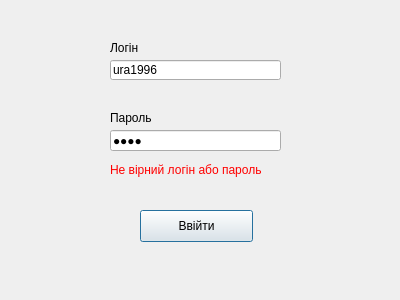
<?xml version="1.0" encoding="UTF-8"?>
<ui version="4.0">
 <class>Login</class>
 <widget class="QDialog" name="Login">
  <property name="geometry">
   <rect>
    <x>0</x>
    <y>0</y>
    <width>400</width>
    <height>300</height>
   </rect>
  </property>
  <property name="sizePolicy">
   <sizepolicy hsizetype="Fixed" vsizetype="Fixed">
    <horstretch>0</horstretch>
    <verstretch>0</verstretch>
   </sizepolicy>
  </property>
  <property name="minimumSize">
   <size>
    <width>400</width>
    <height>300</height>
   </size>
  </property>
  <property name="maximumSize">
   <size>
    <width>400</width>
    <height>300</height>
   </size>
  </property>
  <property name="windowTitle">
   <string>Вхід</string>
  </property>
  <widget class="QLineEdit" name="lineEdit">
   <property name="geometry">
    <rect>
     <x>110</x>
     <y>60</y>
     <width>171</width>
     <height>20</height>
    </rect>
   </property>
   <property name="text">
    <string>ura1996</string>
   </property>
  </widget>
  <widget class="QPushButton" name="pushButton">
   <property name="geometry">
    <rect>
     <x>140</x>
     <y>210</y>
     <width>113</width>
     <height>32</height>
    </rect>
   </property>
   <property name="text">
    <string>Ввійти</string>
   </property>
  </widget>
  <widget class="QLabel" name="label">
   <property name="geometry">
    <rect>
     <x>110</x>
     <y>40</y>
     <width>59</width>
     <height>16</height>
    </rect>
   </property>
   <property name="text">
    <string>Логін</string>
   </property>
  </widget>
  <widget class="QLineEdit" name="lineEdit_2">
   <property name="geometry">
    <rect>
     <x>110</x>
     <y>130</y>
     <width>171</width>
     <height>21</height>
    </rect>
   </property>
   <property name="text">
    <string>1230</string>
   </property>
   <property name="echoMode">
    <enum>QLineEdit::Password</enum>
   </property>
  </widget>
  <widget class="QLabel" name="label_2">
   <property name="geometry">
    <rect>
     <x>110</x>
     <y>110</y>
     <width>59</width>
     <height>16</height>
    </rect>
   </property>
   <property name="text">
    <string>Пароль</string>
   </property>
  </widget>
  <widget class="QLabel" name="label_4">
   <property name="geometry">
    <rect>
     <x>110</x>
     <y>160</y>
     <width>181</width>
     <height>20</height>
    </rect>
   </property>
   <property name="text">
    <string>&lt;html&gt;&lt;head/&gt;&lt;body&gt;&lt;p&gt;&lt;span style=&quot; color:#ff0000;&quot;&gt;Не вірний логін або пароль&lt;/span&gt;&lt;/p&gt;&lt;/body&gt;&lt;/html&gt;</string>
   </property>
  </widget>
 </widget>
 <resources/>
 <connections/>
</ui>
